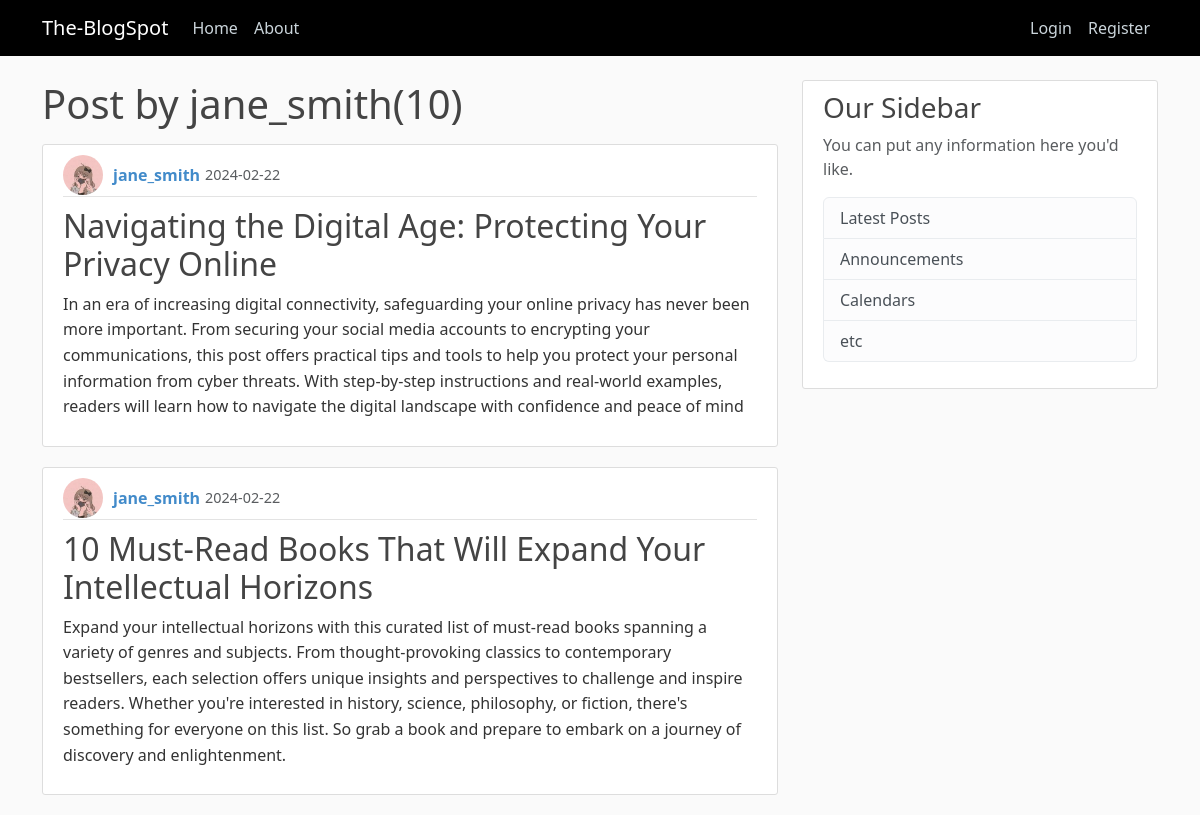
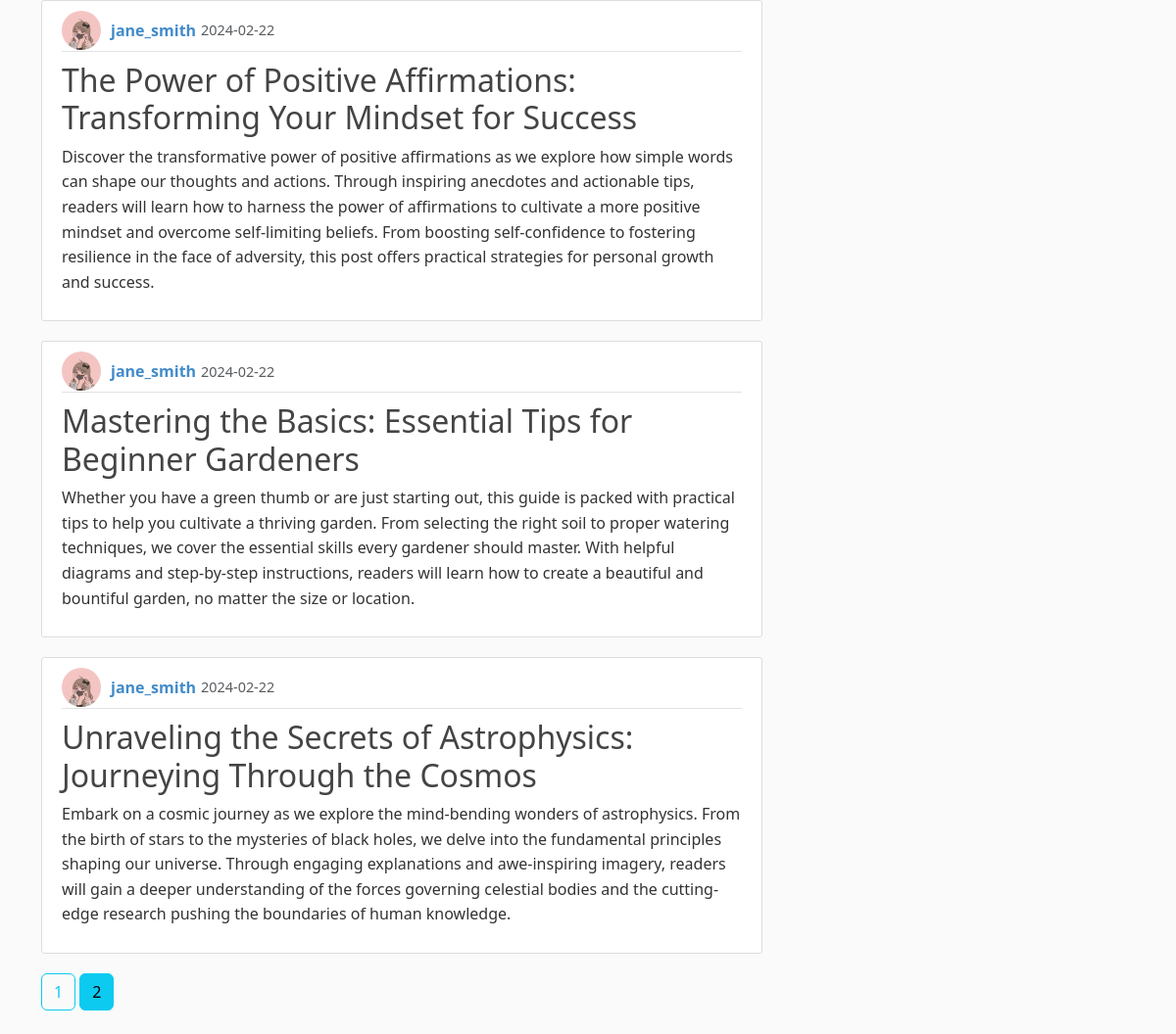
Screenshot of /user/jane_smith?page=2 with the database file from the repository (2 pictures, top to bottom).
### blogspot/models.py (models this page shows, shortened)
class User(db.Model, UserMixin):
    id = db.Column(db.Integer, primary_key =True)
    username = db.Column(db.String(20), unique =True, nullable =False)
    email = db.Column(db.String(100), unique =True, nullable =False)
    password = db.Column(db.String(50), nullable =False)
    image_file = db.Column(db.String(100), default='default.jpg', nullable =False)
    post = db.relationship('Post', backref ='author', lazy =True)

class Post(db.Model):
    id = db.Column(db.Integer, primary_key =True)
    title = db.Column(db.String(100), nullable =False)
    date_posted = db.Column(db.DateTime, nullable = False, default =datetime.utcnow)
    content = db.Column(db.Text, nullable =False)
    user_id = db.Column(db.Integer, db.ForeignKey('user.id'), nullable =False)

### blogspot/routes.py (the view)
@app.route("/user/<username>")
def user_post(username):
    page = request.args.get('page', 1, type =int)
    user = User.query.filter_by(username =username).first_or_404()
    posts =Post.query.filter_by(author =user).order_by(Post.date_posted.desc()).paginate(page =page, per_page =5)
    return render_template("user_post.html", posts= posts, user =user)

### blogspot/templates/user_post.html
{% extends "layout.html" %}
{% block content %}
<h1 class="mb-3">Post by {{user.username}}({{ posts.total }})</h1>
    {% for post in posts.items %}
    <article class="media content-section">
        <div class="media-body">
            <div class="article-metadata">
                <img class="rounded-circle article-img" src="{{ url_for('static', filename ='profile_pics/' + post.author.image_file ) }}">
                <a class="mr-2" href="{{url_for('user_post', username =post.author.username)}}">{{ post.author.username }}</a>
                <small class="text-muted">{{ post.date_posted.strftime('%Y-%m-%d') }}</small>
            </div>
            <h2><a class="article-title" href="{{ url_for('post', post_id =post.id)}}">{{ post.title }}</a></h2>
            <p class="article-content">{{ post.content }}</p>
        </div>
    </article>
    {% endfor %}
    {% for page_num in posts.iter_pages(left_edge =1, right_edge=1, left_current =1, right_current =2) %}
        {% if page_num %}
          {% if posts.page == page_num %}
            <a class="btn btn-info mb-4" href="{{ url_for('user_post',username =user.username, page=page_num) }}">{{ page_num }}</a>
          {% else %}
            <a class="btn btn-outline-info mb-4" href="{{ url_for('user_post', username =user.username, page=page_num) }}">{{ page_num }}</a>
          {% endif %}
        {% else %}
            ...
        {% endif %}
    {% endfor %}
{% endblock content %}

### blogspot/static/main.css (style rules this page uses)
a { text-decoration: none; }
body { background: #fafafa; color: #333333; margin-top: 5rem; }
h1, h2, h3, h4, h5, h6 { color: #444444; }
.content-section { background: #ffffff; padding: 10px 20px; border: 1px solid #dddddd; border-radius: 3px; margin-bottom: 20px; }
.article-title { color: #444444; }
.article-content { white-space: pre-line; }
.article-img { height: 65px; width: 65px; margin-right: 16px; }
.article-metadata { padding-bottom: 1px; margin-bottom: 4px; border-bottom: 1px solid #e3e3e3 }
.media { display: flex; align-items: center; }
.media-body { flex: 1; }
.article-metadata { display: flex; align-items: center; margin-bottom: 10px; }
.article-metadata img { height: 40px; width: 40px; margin-right: 10px; border-radius: 50%; }
.article-metadata a { color: #428bca; font-weight: bold; text-decoration: none; transition: color 0.3s; }
.article-metadata small { color: #888888; font-size: 0.9em; margin-left: 5px; }
.article-title { margin-top: 10px; }
.article-content { line-height: 1.6; }

### rows the page displays
User: username "jane_smith"
Post: image_file (picture), author.username "jane_smith", date_posted "2024-02-22", title "Navigating the Digital Age: Protecting Your Privacy Online", content "In an era of increasing digital connectivity, safeguarding your online privacy has never been more important. From securing your social media accounts to encrypting your communications, this post offers practical tips and tools to help you protect your personal information from cyber threats. With step-by-step instructions and real-world examples, readers will learn how to navigate the digital landscape with confidence and peace of mind"
Post: image_file (picture), author.username "jane_smith", date_posted "2024-02-22", title "10 Must-Read Books That Will Expand Your Intellectual Horizons", content "Expand your intellectual horizons with this curated list of must-read books spanning a variety of genres and subjects. From thought-provoking classics to contemporary bestsellers, each selection offers unique insights and perspectives to challenge and inspire readers. Whether you're interested in history, science, philosophy, or fiction, there's something for everyone on this list. So grab a book and prepare to embark on a journey of discovery and enlightenment."
Post: image_file (picture), author.username "jane_smith", date_posted "2024-02-22", title "The Power of Positive Affirmations: Transforming Your Mindset for Success", content "Discover the transformative power of positive affirmations as we explore how simple words can shape our thoughts and actions. Through inspiring anecdotes and actionable tips, readers will learn how to harness the power of affirmations to cultivate a more positive mindset and overcome self-limiting beliefs. From boosting self-confidence to fostering resilience in the face of adversity, this post offers practical strategies for personal growth and success."
Post: image_file (picture), author.username "jane_smith", date_posted "2024-02-22", title "Mastering the Basics: Essential Tips for Beginner Gardeners", content "Whether you have a green thumb or are just starting out, this guide is packed with practical tips to help you cultivate a thriving garden. From selecting the right soil to proper watering techniques, we cover the essential skills every gardener should master. With helpful diagrams and step-by-step instructions, readers will learn how to create a beautiful and bountiful garden, no matter the size or location."
Post: image_file (picture), author.username "jane_smith", date_posted "2024-02-22", title "Unraveling the Secrets of Astrophysics: Journeying Through the Cosmos", content "Embark on a cosmic journey as we explore the mind-bending wonders of astrophysics. From the birth of stars to the mysteries of black holes, we delve into the fundamental principles shaping our universe. Through engaging explanations and awe-inspiring imagery, readers will gain a deeper understanding of the forces governing celestial bodies and the cutting-edge research pushing the boundaries of human knowledge."

### other values shown
{{ posts.total }} "10"
{{ page_num }} "1"
{{ page_num }} "2"
